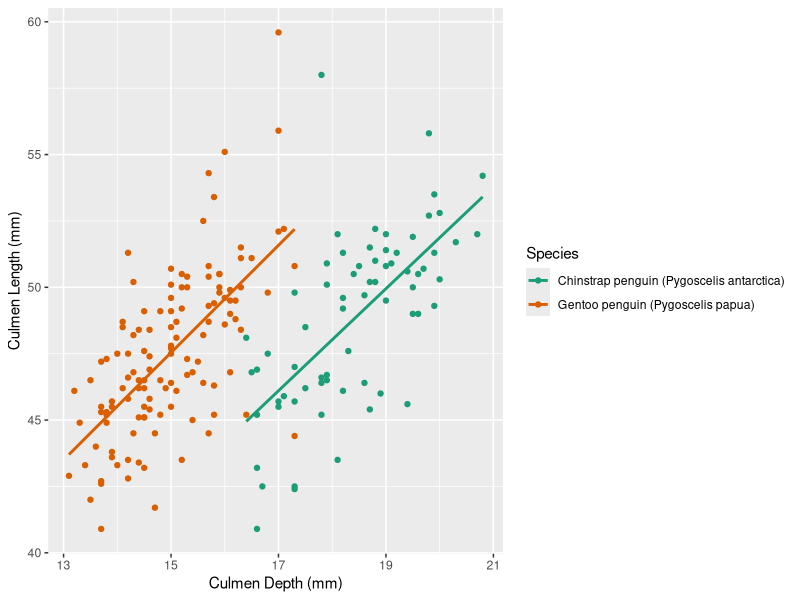
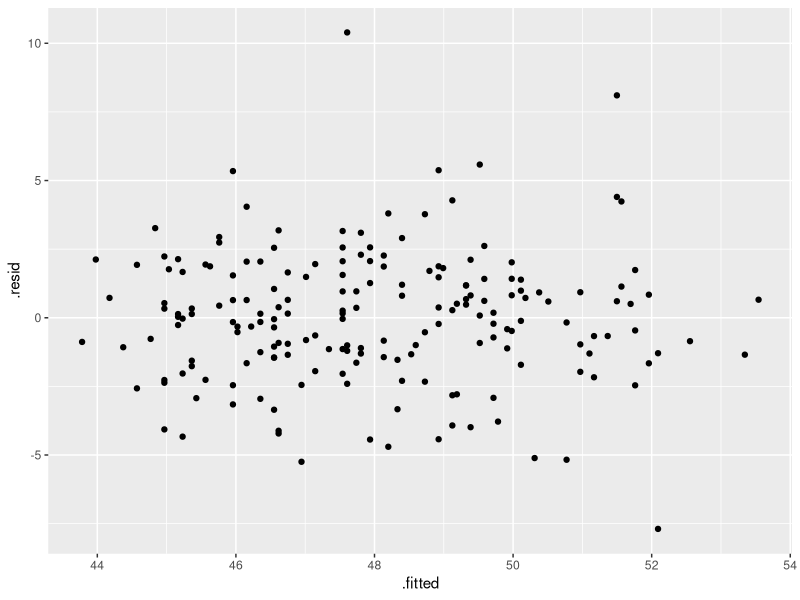
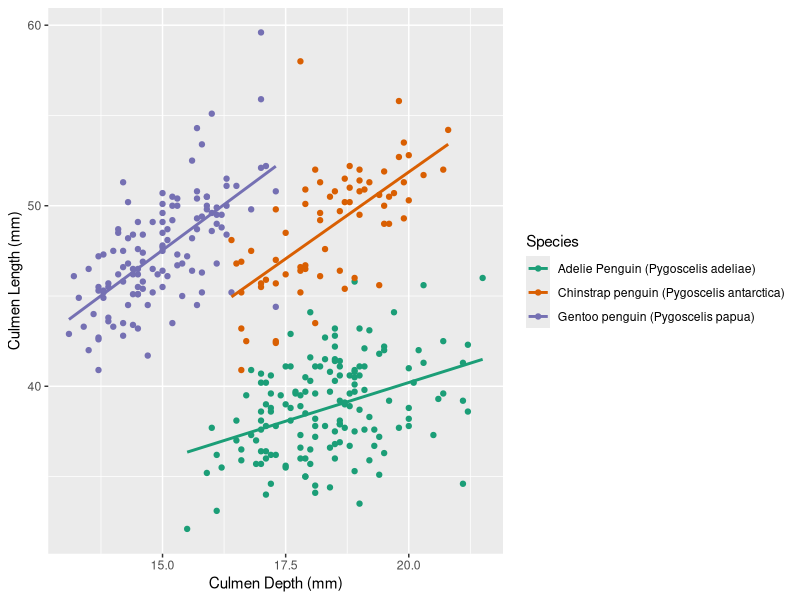

Source code (R) for these figures, in order:
## ---- chunk 1
#| label: setup
#| message: false

library(tidyverse)
## ---- chunk 2
penguins_sm <- penguins_raw %>% 
  filter(Species != "Adelie Penguin (Pygoscelis adeliae)")

ggplot(penguins_sm,
       aes(x = `Culmen Depth (mm)`,
           y = `Culmen Length (mm)`,
           color = Species)) +
  geom_point() +
  geom_smooth(method = "lm",
              se = FALSE) +
  scale_color_brewer(palette = "Dark2")
## ---- chunk 3
model <- lm(`Culmen Length (mm)` ~`Culmen Depth (mm)` + Species,
            data = penguins_sm)
model # just gives coefficients
summary(model)
## ---- chunk 4
library(broom)

penguins_aug <- augment(model)
glimpse(penguins_aug)

ggplot(penguins_aug,
       aes(x = .fitted,
           y = .resid)) +
  geom_point()

## ---- chunk 5
model_full <- lm(`Culmen Length (mm)` ~`Culmen Depth (mm)` + Species,
            data = penguins_raw)
model_full
## ---- chunk 6
full_penguins_aug <- augment(model_full)

ggplot(full_penguins_aug,
       aes(x = `Culmen Depth (mm)`,
           y = `Culmen Length (mm)`,
           color = Species)) +
  geom_point() +
  geom_smooth(method = "lm",
              se = FALSE) +
  scale_color_brewer(palette = "Dark2")
